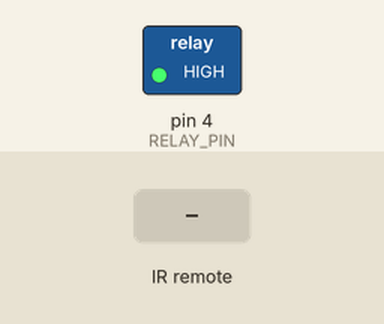
Recording of a sketch running on a simulated Arduino Uno, built with avr-gcc and run on an emulated ATmega328P. Shown: switched loads named in the sketch (green lamp = pin HIGH). The inputs (shaded band) are chosen by the test bench.

Above: at 1.2 s.
1.3 s: infrared code 0xDC received
At 1.54 s:
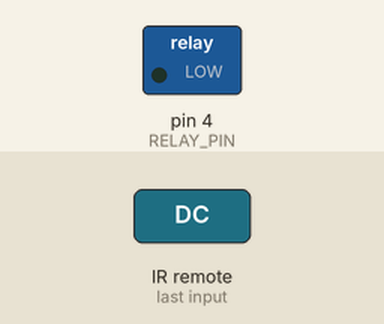
Timing chart, 0 to 4.3 s (numbered marks = the images above; inputs shaded):
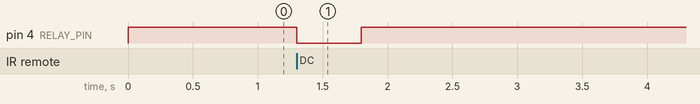

The sketch:

RemoteControlComputer.ino
```cpp
#include <IRremote.h>

#define IR_RECEIVER 2
#define RELAY_PIN 4

#define OPCODE_RELAY '0'
#define RELAY_TIME_DELAY 500
#define RESERVED_COMMAND 0xDC

IRrecv receiver(IR_RECEIVER);
decode_results results;

int incomingCommand = 0;
char incomingChar = 0;
unsigned long relay_millis_received = 0;
unsigned int relay_time_delay = 500;


// HOW IT WORKS:
// Serial is set to 250000 baud.
// When it receives IR signals it sends them via serial
// To send commands, send via serial, format commands is a char: command,length
//      Supported commands: 0 - enables relay

void setup()
{
  pinMode(RELAY_PIN, OUTPUT);
  digitalWrite(RELAY_PIN, 1);

  Serial.begin(9600);

  receiver.enableIRIn(); // start receiving signals
}

void loop()
{
  // Get
  if(receiver.decode())
  {
    incomingCommand = receiver.decodedIRData.command;
    if(incomingCommand==RESERVED_COMMAND){
        relay_millis_received = millis();
    }else{
        Serial.println(incomingCommand, HEX);
    }
    receiver.resume();
  }

  if(Serial.available() > 0){
    String recstr = Serial.readString();
    recstr.trim();
    sscanf(recstr.c_str(), "%c,%d",&incomingChar,&relay_time_delay);
    if(incomingChar == OPCODE_RELAY){
      relay_millis_received = millis();
    }
  }

  if(relay_millis_received != 0){
    if(millis() - relay_millis_received < relay_time_delay){
      digitalWrite(RELAY_PIN, 0);
    }else{
      digitalWrite(RELAY_PIN, 1);
      relay_millis_received = 0;
      relay_time_delay = RELAY_TIME_DELAY;
    }
  }

}
```

Measured:
- after the input at 1.3 s, pin 4 (RELAY_PIN): HIGH → LOW at once, → HIGH 0.50 s later
